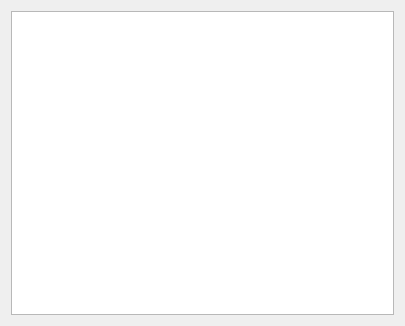
<?xml version="1.0" encoding="UTF-8"?>
<ui version="4.0">
 <class>Form</class>
 <widget class="QWidget" name="Form">
  <property name="geometry">
   <rect>
    <x>0</x>
    <y>0</y>
    <width>405</width>
    <height>326</height>
   </rect>
  </property>
  <property name="windowTitle">
   <string>Form</string>
  </property>
  <layout class="QGridLayout" name="gridLayout_2">
   <item row="0" column="0">
    <widget class="QGraphicsView" name="graphicssceneui"/>
   </item>
  </layout>
 </widget>
 <resources/>
 <connections/>
</ui>
